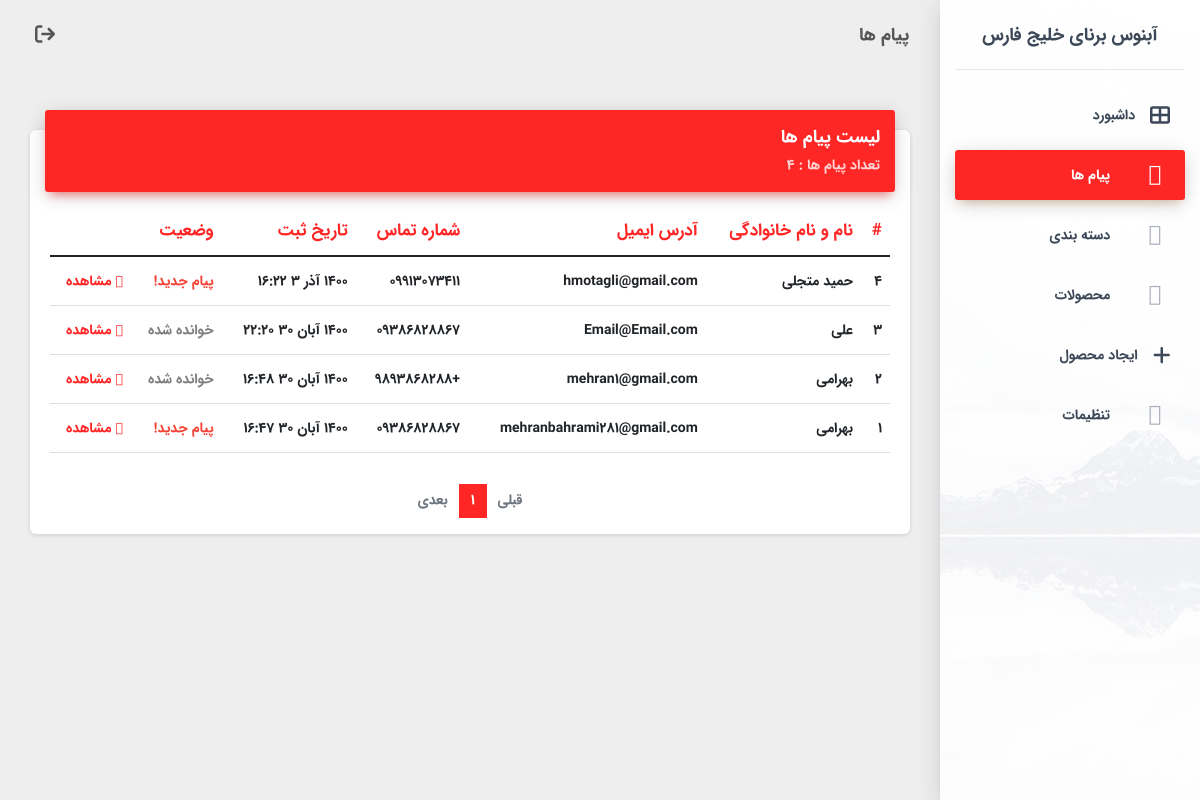
The page /fa/staff/messages/ on the database as committed earlier.
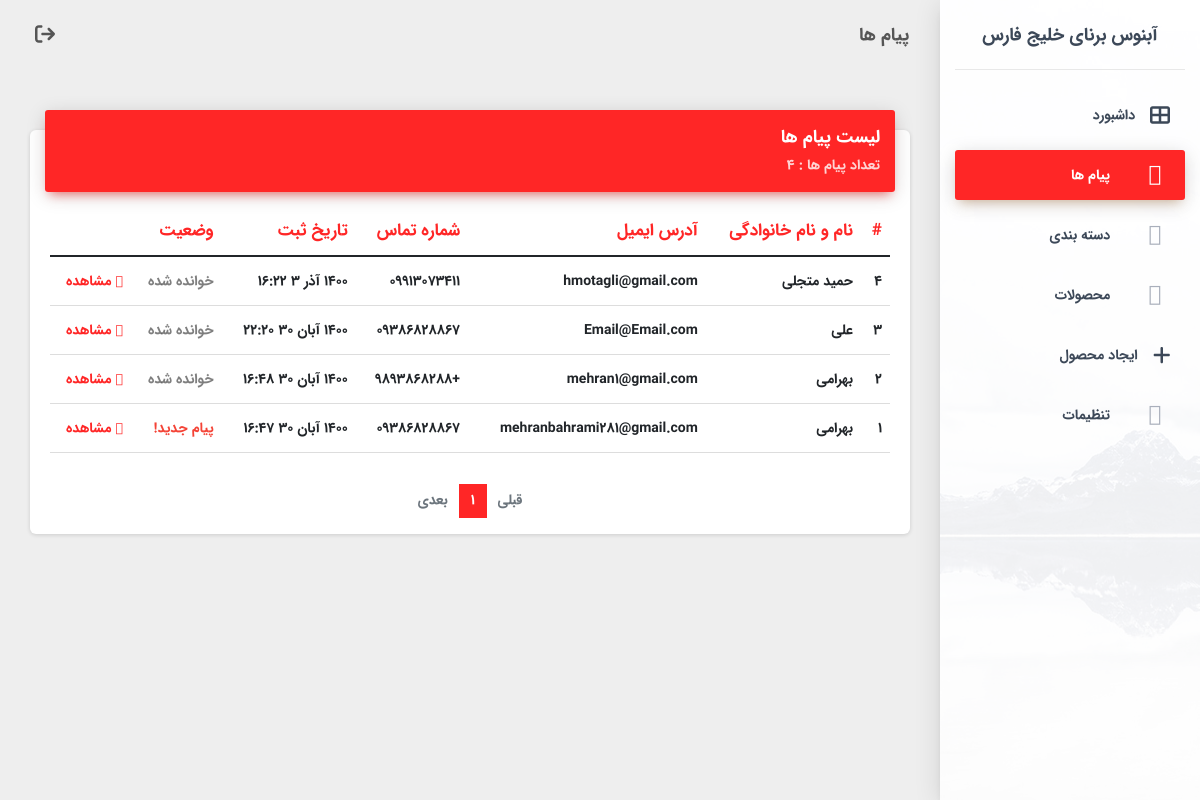
The same page on the database as committed later.
### main/models.py (models this page shows, shortened)
class Message(models.Model):
    name = models.CharField(max_length=120)
    email = models.EmailField()
    phone_number = models.CharField(max_length=11)
    text = models.TextField()
    created_on = models.DateField(blank=True, null=True ,auto_now_add=True)
    created_on_time = models.TimeField(blank=True, null=True ,auto_now_add=True)
    is_read = models.BooleanField(default=False)
    def jcreated_on(self):
        return jalali_converter(self.created_on)

### staff/views.py (the view)
# urls.py: path('messages/', views.staff_messages, name="staff_messages"),
def staff_messages(request):
    messages = Message.objects.order_by('-created_on', '-created_on_time')
    count = Message.objects.all().count()
    page = request.GET.get('page', 1)
    paginator = Paginator(messages, 12)
    try:
        messages = paginator.page(page)
    except PageNotAnInteger:
        messages = paginator.page(1)
    except EmptyPage:
        messages = paginator.page(paginator.num_pages)
    ctx = {'messages':messages, 'count':count}
    return render(request, 'staff/messages.html',ctx)

### extensions/jalali.py (called while the page is built)
    def persian_tuple(self):
        return self.persian_year, self.persian_month, self.persian_day

### extensions/utils.py (called while the page is built)
def jalali_converter(time):
	time_to_str = "{},{},{}".format(time.year, time.month, time.day)
	time_to_tuple = jalali.Gregorian(time_to_str).persian_tuple()
	j_months = ["فروردین",
		"اردیبهشت",
		"خرداد",
		"تیر",
		"مرداد",
		"شهریور",
		"مهر",
		"آبان",
		"آذر",
		"دی",
		"بهمن",
		"اسفند",]
	return "{} {} {}".format(time_to_tuple[0], j_months[time_to_tuple[1]-1], time_to_tuple[2]), time_to_tuple, f"{time_to_tuple[2]}/{time_to_tuple[1]}"

### main/context_processors.py (called while the page is built)
def setting(requet, **kwargs):
    setting = Setting.objects.first()
    ctx = {'setting':setting}
    return ctx

### main/templates/staff/messages.html (shortened to what the changed rows need)
{% extends 'staff/base.html' %}
{% block content %}
<div class="content">
  <div class="container-fluid">
    <div class="row">
      <div class="col-md-12">
        <div class="card">
          <div class="card-body">
            <div class="table-responsive">
              <table class="table">
                <thead class=" text-primary">
                  <tr>
                    <th>
                      #
                    </th>
                    <th>
                      نام و نام خانوادگی
                    </th>
                    <th>
                      آدرس ایمیل
                    </th>
                    <th>
                      شماره تماس
                    </th>
                    <th>
                      تاریخ ثبت
                    </th>
                    <th>
                      وضعیت
                    </th>
                  </tr>
                </thead>
                <tbody>
                  {% for message in messages %}
                  <tr>
                    <td>
                      {{message.id}}
                    </td>
                    <td>
                      {{message.name}}
                    </td>
                    <td>
                      {{message.email}}
                    </td>
                    <td>
                      {{message.phone_number}}
                    </td>
                    <td>
                      {{message.jcreated_on.0}}
                      {{message.created_on_time|date:"G:i"}}
                    </td>
                    <td>
                      {% if message.is_read == False %}
                      <span class="text-danger">پیام جدید!</span>
                      {% else %}
                      <div class="text-black-50">خوانده شده</div>
                      {% endif %}
                    </td>
                    <td class="text-primary">
                      <a href="/staff/message/{{message.id}}/"><i class="fad fa-eye"></i> مشاهده</a>
                    </td>
                  </tr>
                  {% endfor %}
                </tbody>
              </table>
            </div>
          </div>
        </div>
      </div>
    </div>
  </div>
</div>
{% endblock content %}

Rows that differ between the two databases and show on the page:
changed Message "حمید متجلی": is_read "پیام جدید!" → "خوانده شده"
